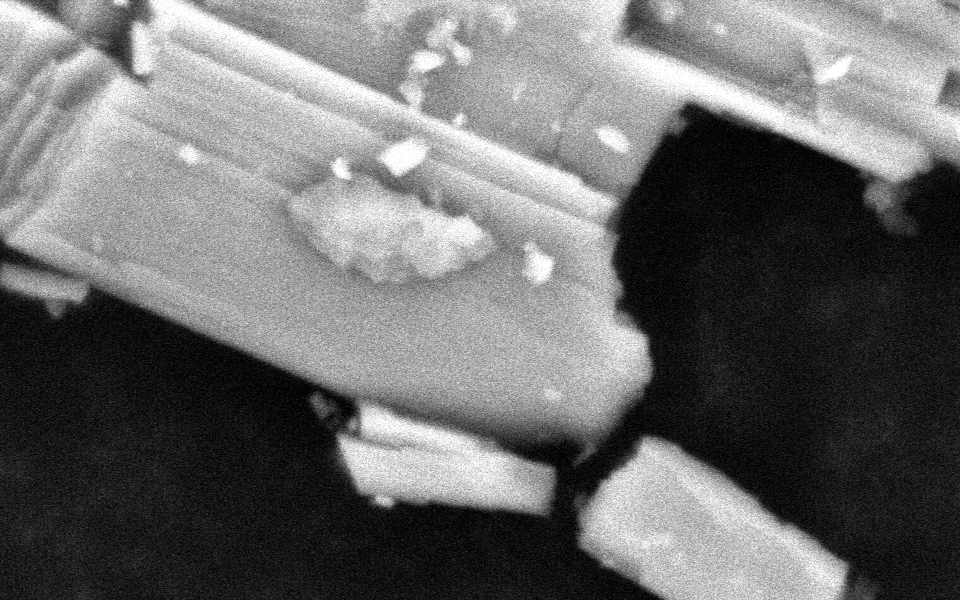
#> input picture tests/inputs/pre_drift.png, 1920 x 1200 px (shown at 1/2 size)
$ python Test_Drift_Correction.py
#> lines starting #> are read from the running program, lines starting #| are printed output that depends on the picture
#> in load_grayscale_image, image is the input picture: shape (1200, 1920); min 0, max 255, mean 108.1
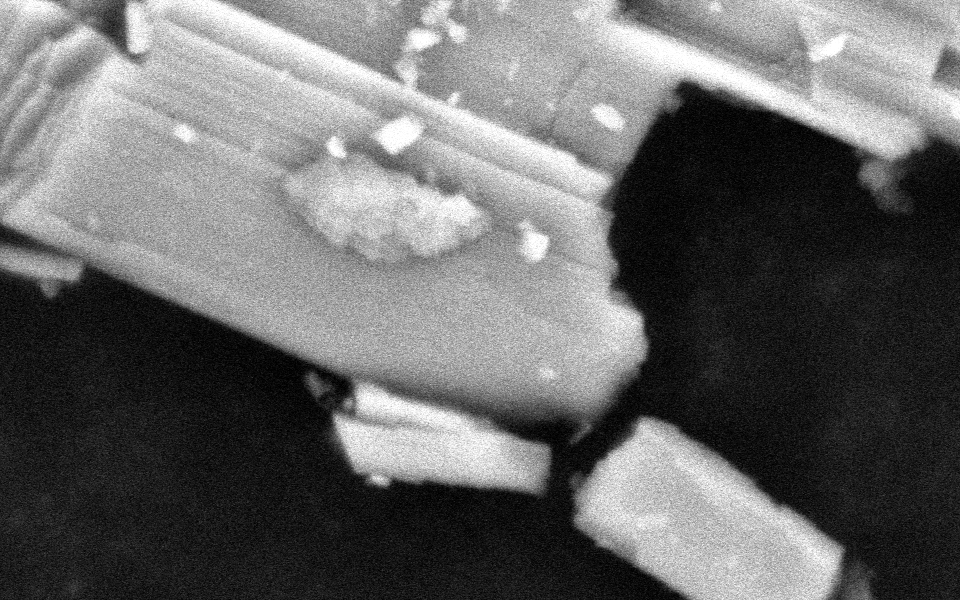
#> input picture tests/inputs/post_drift.png, 1920 x 1200 px (shown at 1/2 size)
#> in load_grayscale_image, image is the input picture: shape (1200, 1920); min 0, max 255, mean 104.3
### autoemx/core/em_runtime/drift_correction.py
import numpy as np
import cv2
from skimage.registration import phase_cross_correlation
from skimage.filters import window
from typing import Tuple


def preprocess_image(img: np.ndarray) -> np.ndarray:
    """
    Normalize and apply a window function to reduce FFT edge effects.
    Critical for non-periodic real-world images.
    """
    img_float = img.astype(np.float32)

    denom = img_float.max() - img_float.min()
    if denom > 1e-6:
        img_float = (img_float - img_float.min()) / denom

    w = window('hann', img_float.shape)
    return img_float * w


def shift_image(img: np.ndarray, dx: float, dy: float) -> np.ndarray:
    """Apply an affine shift (translation) to an image."""
    M = np.float32([[1, 0, dx], [0, 1, dy]])
    return cv2.warpAffine(
        img,
        M,
        (img.shape[1], img.shape[0]),
        flags=cv2.INTER_LINEAR,
        borderMode=cv2.BORDER_REFLECT,
    )


def estimate_drift_of(img1: np.ndarray, img2: np.ndarray) -> Tuple[float, float]:
    """
    Robust estimate of the translation (dx, dy) of img2 relative to img1.

    Uses a 2-stage hierarchical approach:

    1. Coarse estimation on downscaled images to handle large displacements.
    2. Fine estimation using an ensemble of crops on the full-resolution images,
       corrected by the coarse shift.
    3. Robust averaging (IQR) to reject outliers.
    """

    def get_phase_corr_shift(im1, im2):
        if np.std(im1) < 1e-3 or np.std(im2) < 1e-3:
            return None
        try:
            detected_shift, _error, _diffphase = phase_cross_correlation(
                preprocess_image(im1),
                preprocess_image(im2),
                upsample_factor=20,
                normalization=None,
            )
            return -detected_shift[1], -detected_shift[0]
        except Exception:
            return None

    scale = 0.25
    h, w = img1.shape
#> h = 1200; w = 1920
    small_h, small_w = int(h * scale), int(w * scale)
#> small_h = 300; small_w = 480

    img1_s = cv2.resize(img1, (small_w, small_h), interpolation=cv2.INTER_AREA)
    img2_s = cv2.resize(img2, (small_w, small_h), interpolation=cv2.INTER_AREA)
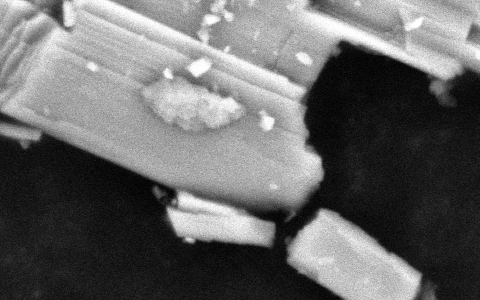
#> img2_s: shape (300, 480); min 1, max 255, mean 104.3

    coarse_shift = get_phase_corr_shift(img1_s, img2_s)
#> in preprocess_image, `denom = img_float.max() - img_float.min()`: denom = 255
#> in preprocess_image, `return img_float * w`:
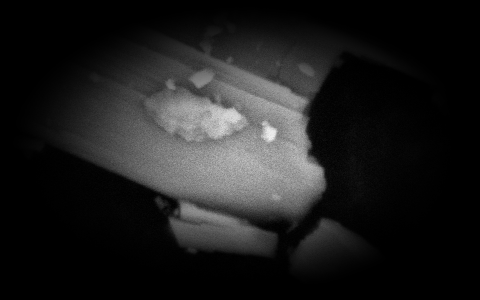
#> returned value: shape (300, 480) float64; min 0, max 0.942, mean 0.118
#> in preprocess_image (call 2), `denom = img_float.max() - img_float.min()`: denom = 254
#> in preprocess_image (call 2), `return img_float * w`:
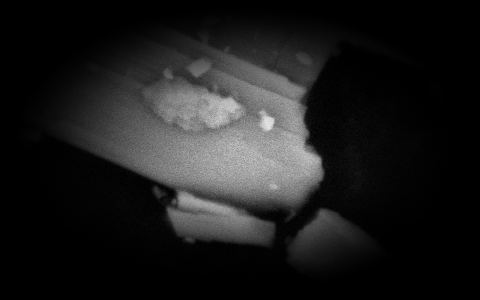
#> returned value: shape (300, 480) float64; min 0, max 0.908, mean 0.113
#> in get_phase_corr_shift, `detected_shift, _error, _diffphase = phase_cross_correlation( preproce..`: detected_shift = [9.65, 1.85]
#> coarse_shift = (-1.85, -9.65)

    if coarse_shift is None:
        coarse_dx, coarse_dy = 0.0, 0.0
    else:
        coarse_dx = coarse_shift[0] / scale
#> coarse_dx = -7.4
        coarse_dy = coarse_shift[1] / scale
#> coarse_dy = -38.6

    img2_aligned = shift_image(img2, -coarse_dx, -coarse_dy)
#> in shift_image, `M = np.float32([[1, 0, dx], [0, 1, dy]])`: M = [[1, 0, 7.4], [0, 1, 38.6]]

    shifts = []

    crop_h = int(h * 0.75)
#> crop_h = 900
    crop_w = int(w * 0.75)
#> crop_w = 1440

    crops = [
        (h // 2 - crop_h // 2, h // 2 + crop_h // 2, w // 2 - crop_w // 2, w // 2 + crop_w // 2),
        (0, crop_h, 0, crop_w),
        (0, crop_h, w - crop_w, w),
        (h - crop_h, h, 0, crop_w),
        (h - crop_h, h, w - crop_w, w),
    ]

    for (r1, r2, c1, c2) in crops:
        r1, r2 = max(0, r1), min(h, r2)
        c1, c2 = max(0, c1), min(w, c2)

        try:
            detected_shift, _error, _diffphase = phase_cross_correlation(
                preprocess_image(img1[r1:r2, c1:c2]),
                preprocess_image(img2_aligned[r1:r2, c1:c2]),
                upsample_factor=100,
                normalization=None,
            )
            res_dx = -detected_shift[1]
            res_dy = -detected_shift[0]
            shifts.append((coarse_dx + res_dx, coarse_dy + res_dy))
        except Exception:
            pass
#> this loop made 5 passes
#> (detected_shift, res_dx, res_dy) on passes 1 to 5: ([2.65, 1.33], -1.33, -2.65), ([3.49, 1.43], -1.43, -3.49), ([4.42, 2.11], -2.11, -4.42), ([2.87, 1.03], -1.03, -2.87), ([2.11, 1.14], -1.14, -2.11)
#> pass 1, in preprocess_image (call 3), `img_float = img.astype(np.float32)`:
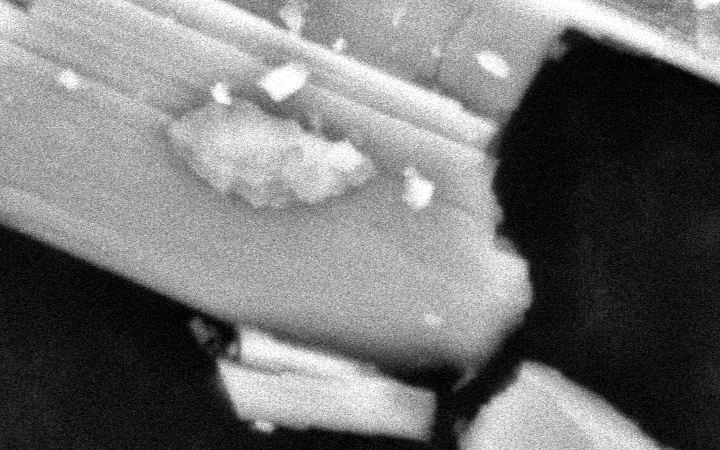
#> img_float: shape (900, 1440) float32 (shown at 1/2 size); min 0, max 255, mean 114.4
#> pass 1, in preprocess_image (call 4), `img_float = img.astype(np.float32)`:
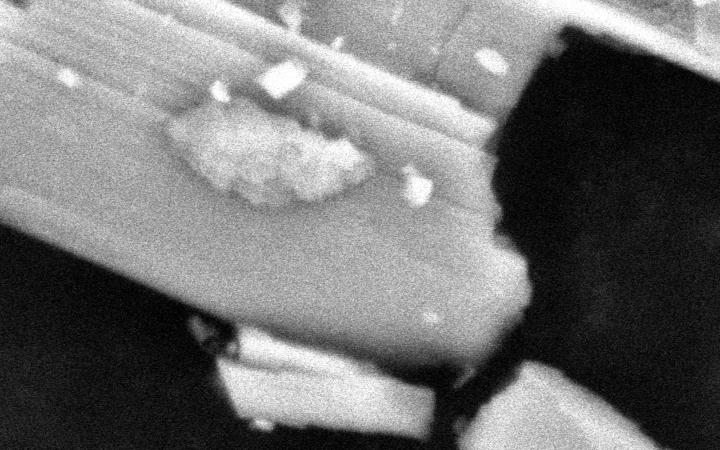
#> img_float: shape (900, 1440) float32 (shown at 1/2 size); min 0, max 255, mean 114.3
#> after the loop, shifts = [(-8.73, -41.25), (-8.83, -42.09), (-9.51, -43.02), (-8.43, -41.47), (-8.54, -40.71)]

    if not shifts:
        return float(coarse_dx), float(coarse_dy)

    shifts_arr = np.array(shifts)
#> shifts_arr = [[-8.73, -41.25], [-8.83, -42.09], [-9.51, -43.02], [-8.43, -41.47], [-8.54, -40.71]]

    def robust_mean(values):
        if len(values) < 3:
            return np.mean(values)
        q1 = np.percentile(values, 25)
#> q1 = -8.83
        q3 = np.percentile(values, 75)
#> q3 = -8.54
        iqr = q3 - q1
#> iqr = 0.29
        lower = q1 - 1.5 * iqr
#> lower = -9.26
        upper = q3 + 1.5 * iqr
#> upper = -8.11
        filtered = [v for v in values if lower <= v <= upper]
#> filtered = [-8.73, -8.83, -8.43, -8.54]
        if not filtered:
            return np.median(values)
        return np.mean(filtered)

    final_dx = robust_mean(shifts_arr[:, 0])
#> final_dx = -8.63
    final_dy = robust_mean(shifts_arr[:, 1])
#> final_dy = -41.71

    return float(final_dx), float(final_dy)

### tests/Test_Drift_Correction.py
#!/usr/bin/env python3
# -*- coding: utf-8 -*-

from pathlib import Path

import cv2
import matplotlib.pyplot as plt
import numpy as np

from autoemx.core.em_runtime.drift_correction import estimate_drift_of, shift_image


def load_grayscale_image(image_path: Path) -> np.ndarray:
    image = cv2.imread(str(image_path), cv2.IMREAD_GRAYSCALE)
    if image is None:
        raise FileNotFoundError(f"Could not load image: {image_path}")
    return image


def main() -> None:
    script_dir = Path(__file__).resolve().parent
    inputs_dir = script_dir / "inputs"
    outputs_dir = script_dir / "outputs"
    outputs_dir.mkdir(exist_ok=True)

    original = load_grayscale_image(inputs_dir / "pre_drift.png")
    shifted = load_grayscale_image(inputs_dir / "post_drift.png")

    estimated_dx, estimated_dy = estimate_drift_of(original, shifted)
#> estimated_dx = -8.63; estimated_dy = -41.71
    reshifted = shift_image(shifted, -estimated_dx, -estimated_dy)
    difference = np.abs(original.astype(np.float32) - reshifted.astype(np.float32))
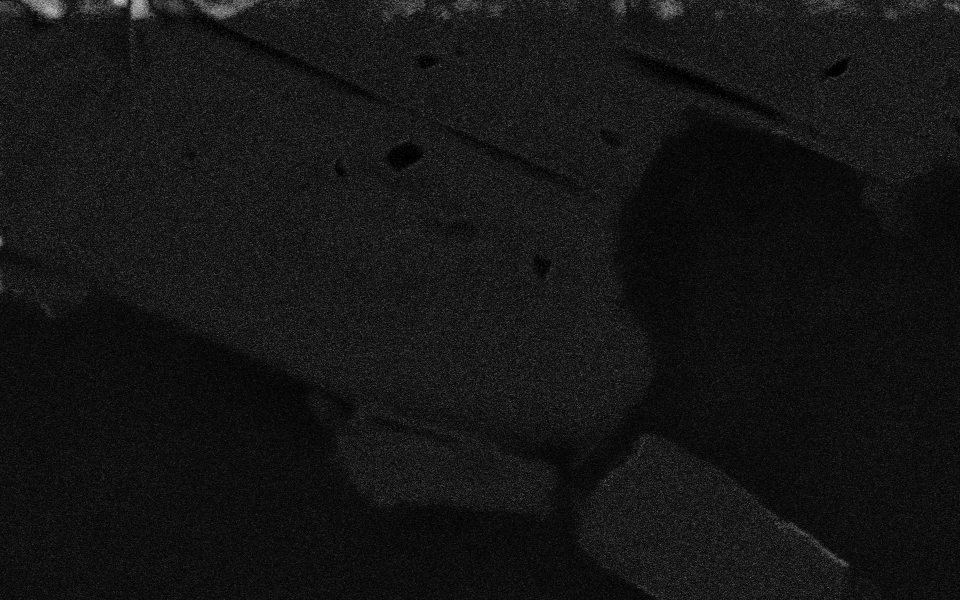
#> difference: shape (1200, 1920) float32 (shown at 1/2 size); min 0, max 220, mean 20.9

    fig, axes = plt.subplots(2, 2, figsize=(10, 10))
    fig.suptitle(
        "Image drift correction algorithm\n"
        f"estimated shift ({estimated_dx:.2f}, {estimated_dy:.2f})",
        fontsize=14,
    )

    panels = [
        (axes[0, 0], original, "Original"),
        (axes[0, 1], shifted, "Shifted"),
        (axes[1, 0], reshifted, "Reshifted"),
        (axes[1, 1], difference, "Pixelwise Error"),
    ]

    for axis, image, title in panels:
        cmap = "inferno" if title == "Pixelwise Error" else "gray"
        axis.imshow(image, cmap=cmap)
        axis.set_title(title)
        axis.axis("off")
#> this loop made 4 passes
#> (title, cmap) on passes 1 to 4: ('Original', 'gray'), ('Shifted', 'gray'), ('Reshifted', 'gray'), ('Pixelwise Error', 'inferno')

    plt.tight_layout(rect=(0, 0, 1, 0.95))
    figure_path = outputs_dir / "drift_correction_visualization.png"
    fig.savefig(figure_path, dpi=200, bbox_inches="tight")
    plt.show()


if __name__ == "__main__":
    main()
